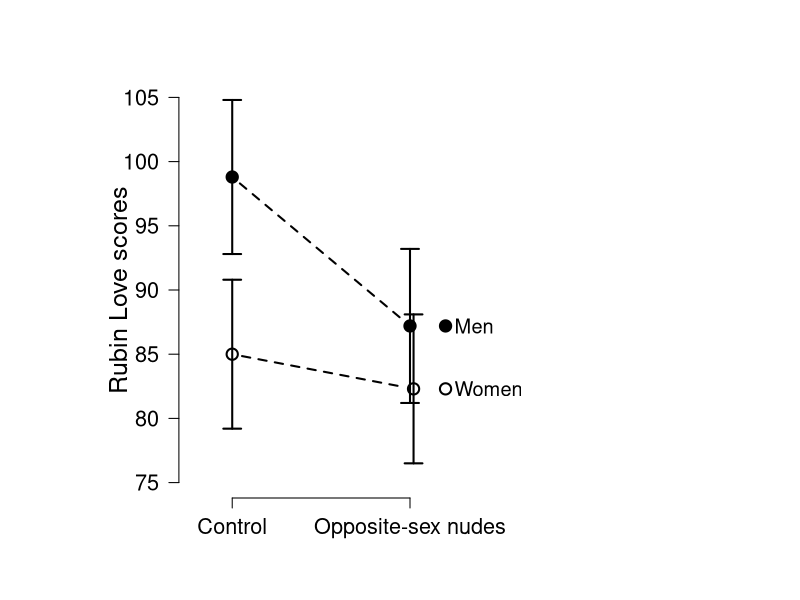

Recreate this plot in R.
plotsegraph <- function(loc, value, sterr, wiskwidth, color = "grey", linewidth = 2) {
  
  w <- wiskwidth/2
  segments(x0 = loc, x1 = loc, y0 = value - sterr, y1 = value + sterr, col = color, 
           lwd = linewidth)
  segments(x0 = loc - w, x1 = loc + w, y0 = value + sterr, y1 = value + sterr, 
           col = color, lwd = linewidth)  # upper whiskers
  segments(x0 = loc - w, x1 = loc + w, y0 = value - sterr, y1 = value - sterr, 
           col = color, lwd = linewidth)  # lower whiskers
}

love.control.men <- 98.8
love.nudes.men <- 87.2
se.love.control.men <- 6
se.love.nudes.men <- 6
love.control.women <- 85.0
love.nudes.women <- 82.3
se.love.control.women <- 5.8
se.love.nudes.women <- 5.8


par(cex.main = 1.5, mar = c(5, 6, 4, 5) + 0.1, mgp = c(3.5, 1, 0), cex.lab = 1.5, 
    font.lab = 2, cex.axis = 1.3, bty = "n", las = 1)
x <- c(1, 2, 3, 4)
plot(x, c(-10, -10, -10, -10), type = "p", ylab = "", xlab = " ", cex = 1.5, 
     ylim = c(75, 105), xlim = c(1, 4), lwd = 2, pch = 5, axes = F, main = " ")
axis(1, at = c(1.5, 2.5), labels = c("Control", "Opposite-sex nudes"))
#mtext("Word Frequency", side = 1, line = 3, cex = 1.5, font = 2)
axis(2, pos = 1.2, )
par(las = 0)
mtext(expression("Rubin Love scores"), side = 2, line = -.5, cex = 1.5, font = 2)
x <- c(1.5, 2.5)
points(x, c(love.control.men, love.nudes.men), cex = 1.5, lwd = 2, pch = 19)
plot.errbars <- plotsegraph(x, c(love.control.men, love.nudes.men), c(se.love.control.men, se.love.nudes.men), 0.1, color = "black")  #0.1 = wiskwidth
lines(c(1.5, 2.5), c(love.control.men, love.nudes.men), lwd = 2, type = "c", lty="dashed")
x <- c(1.5, 2.52) #to add x-axis jitter to disambiguate overlapping CIs
points(x, c(love.control.women, love.nudes.women), cex = 1.5, lwd = 2, pch = 21)
plot.errbars <- plotsegraph(x, c(love.control.women, love.nudes.women), c(se.love.control.women, se.love.nudes.women), 0.1, color = "black")  #0.1 = wiskwidth
lines(c(1.5, 2.52), c(love.control.women, love.nudes.women), lwd = 2, type = "c", lty="dashed")

points(2.7, 87.2, pch = 19, lwd = 2, cex = 1.5)
text(2.75, 87.2, "Men", cex = 1.2, font = 1, adj = 0)
points(2.7, 82.3, pch = 21, lwd = 2, cex = 1.5)
text(2.75, 82.3, "Women", cex = 1.2, font = 1, adj = 0)